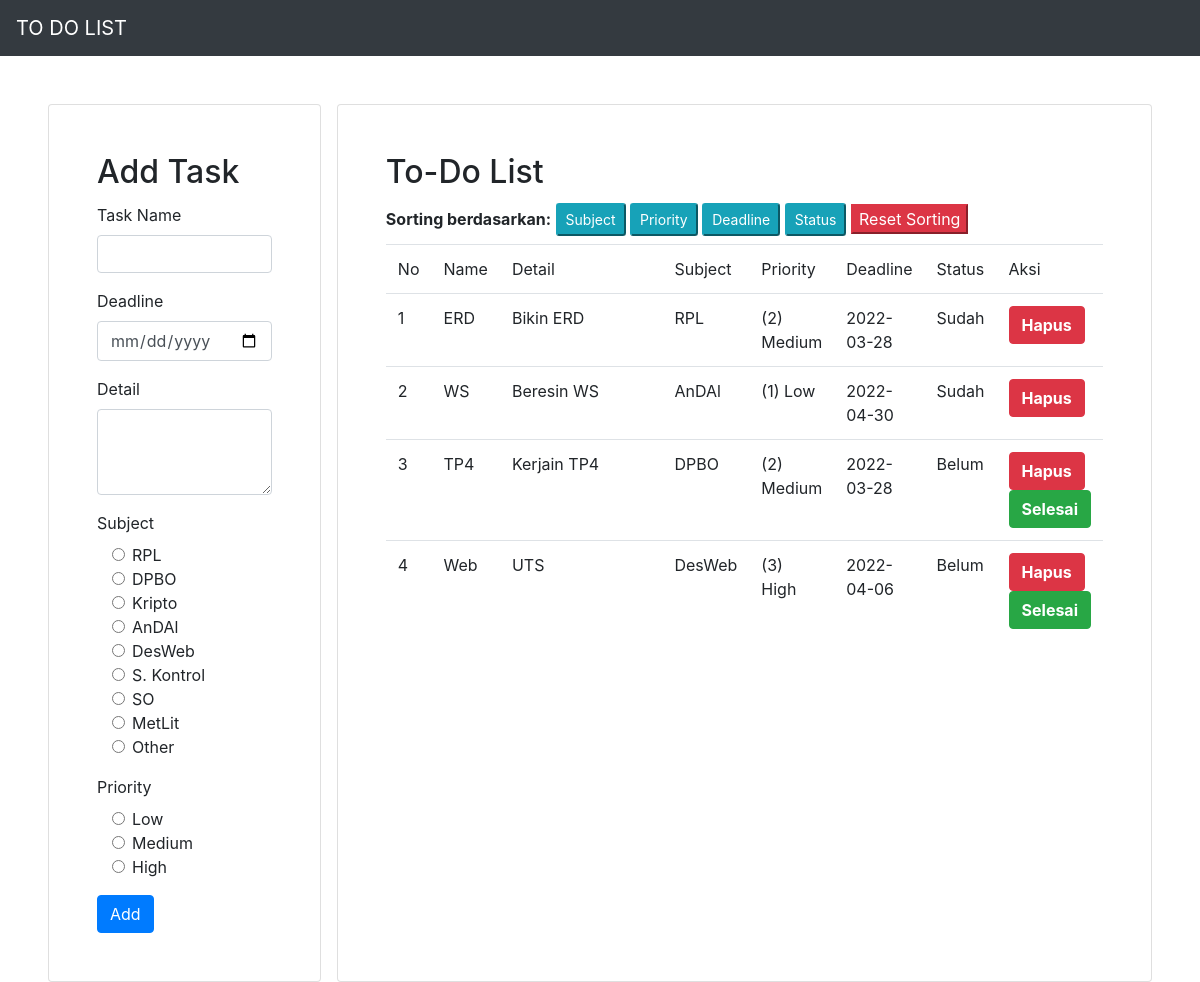
The page / on the database its author committed.
### tables this page shows
CREATE TABLE `tb_to_do` (
  `id` int(10) NOT NULL AUTO_INCREMENT,
  `name_td` varchar(255) NOT NULL,
  `details_td` text NOT NULL,
  `subject_td` varchar(255) NOT NULL,
  `priority_td` varchar(255) NOT NULL,
  `deadline_td` date NOT NULL,
  `status_td` varchar(255) NOT NULL,
  PRIMARY KEY (`id`) USING BTREE
);

### conf.php (called while the page is built)
<?php
$db_host = "localhost";
$db_user = "root";
$db_password = "";
$db_name = "db_task";
?>

### DB.php (called while the page is built, shortened)
<?php
class DB{
	var $db_host = '';
	var $db_user = '';
	var $db_password = '';
	var $db_name = '';
	var $db_link = '';
	var $result = 0;
	function DB($db_host='', $db_user='', $db_password='', $db_name=''){
		$this->db_host = $db_host;
		$this->db_user = $db_user;
		$this->db_password = $db_password;
		$this->db_name = $db_name;
	}
	function open(){
		$this->db_link = mysqli_connect($this->db_host, $this->db_user, $this->db_password, $this->db_name);
	}
	function execute($query=""){
		$this->result = mysqli_query($this->db_link, $query);
		return $this->result;
	}
	function getResult(){
		return mysqli_fetch_array($this->result);
	}
}
?>

### Task.php (called while the page is built, shortened)
<?php
class Task extends DB{
	function getTask(){
		$query = "SELECT * FROM tb_to_do";
		return $this->execute($query);
	}
}
?>

### index.php (the view, shortened to what this page needs)
<?php
include("conf.php");
include("DB.php");
include("Task.php");
include("Template.php");
$otask = new Task($db_host, $db_user, $db_password, $db_name);
$otask->open();
$otask->getTask();
$data = null;
$no = 1;
while (list($id, $tname, $tdetails, $tsubject, $tpriority, $tdeadline, $tstatus) = $otask->getResult()) {
	if($tstatus == "Sudah"){
		$data .= "<tr>
		<td>" . $no . "</td>
		<td>" . $tname . "</td>
		<td>" . $tdetails . "</td>
		<td>" . $tsubject . "</td>
		<td>" . $tpriority . "</td>
		<td>" . $tdeadline . "</td>
		<td>" . $tstatus . "</td>
		<td>
		<button class='btn btn-danger' name='hapus' ><a href='index.php?id_hapus=" . $id . "' style='color: white; font-weight: bold;'>Hapus</a></button>
		</td>
		</tr>";
		$no++;
	}
	else{
		$data .= "<tr>
		<td>" . $no . "</td>
		<td>" . $tname . "</td>
		<td>" . $tdetails . "</td>
		<td>" . $tsubject . "</td>
		<td>" . $tpriority . "</td>
		<td>" . $tdeadline . "</td>
		<td>" . $tstatus . "</td>
		<td>
		<button class='btn btn-danger' name='hapus' ><a href='index.php?id_hapus=" . $id . "' style='color: white; font-weight: bold;'>Hapus</a></button>
		<button class='btn btn-success' ><a href='index.php?id_status=" . $id .  "' style='color: white; font-weight: bold;'>Selesai</a></button>
		</td>
		</tr>";
		$no++;
	}
}

### Template.php (shortened to what this page needs)
<?php
class Template{
	var $content = '';
	function Template($filename = ''){
		$this->content = implode('', @file($filename));
	}
	function clear(){
		$this->content = preg_replace("/DATA_[A-Z|_|0-9]+/", "", $this->content);
	}
	function write(){
		print $this->content;
	}
	function replace($old = '', $new = ''){
		if(is_int($new)){
			$value = sprintf("%d", $new);
		}elseif(is_float($new)){
			$value = sprintf("%f", $new);
		}elseif(is_array($new)){
			$value = '';
			foreach( $new as $item){
				$value .= $item. '';
			}
		}else{
			$value = $new;
		}
		$this->content = preg_replace("/$old/",  $value, $this->content);
	}
}
 ?>

### rows shown on the page
tb_to_do: name_td "ERD", details_td "Bikin ERD", subject_td "RPL", priority_td "(2) Medium", deadline_td "2022-03-28", status_td "Sudah"
tb_to_do: name_td "WS", details_td "Beresin WS", subject_td "AnDAl", priority_td "(1) Low", deadline_td "2022-04-30", status_td "Sudah"
tb_to_do: name_td "TP4", details_td "Kerjain TP4", subject_td "DPBO", priority_td "(2) Medium", deadline_td "2022-03-28", status_td "Belum"
tb_to_do: name_td "Web", details_td "UTS", subject_td "DesWeb", priority_td "(3) High", deadline_td "2022-04-06", status_td "Belum"
